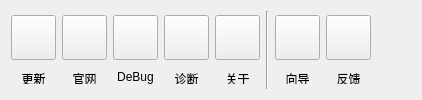
        <widget class="QWidget" name="tab_5">
         <attribute name="title">
          <string>帮助</string>
         </attribute>
         <layout class="QHBoxLayout" name="horizontalLayout_16">
          <item>
           <layout class="QHBoxLayout" name="horizontalLayout_15">
            <item>
             <layout class="QVBoxLayout" name="verticalLayout_61">
              <item>
               <widget class="QPushButton" name="uiCheckForUpdateAction">
                <property name="minimumSize">
                 <size>
                  <width>45</width>
                  <height>45</height>
                 </size>
                </property>
                <property name="maximumSize">
                 <size>
                  <width>45</width>
                  <height>45</height>
                 </size>
                </property>
                <property name="toolTip">
                 <string/>
                </property>
                <property name="statusTip">
                 <string>更新软件</string>
                </property>
                <property name="text">
                 <string/>
                </property>
                <property name="iconSize">
                 <size>
                  <width>40</width>
                  <height>40</height>
                 </size>
                </property>
               </widget>
              </item>
              <item>
               <widget class="QLabel" name="CheckForUpdateAction">
                <property name="minimumSize">
                 <size>
                  <width>45</width>
                  <height>14</height>
                 </size>
                </property>
                <property name="maximumSize">
                 <size>
                  <width>45</width>
                  <height>14</height>
                 </size>
                </property>
                <property name="text">
                 <string>&lt;html&gt;&lt;head/&gt;&lt;body&gt;&lt;p align=&quot;center&quot;&gt;更新&lt;/p&gt;&lt;/body&gt;&lt;/html&gt;</string>
                </property>
               </widget>
              </item>
             </layout>
            </item>
            <item>
             <layout class="QVBoxLayout" name="verticalLayout_45">
              <item>
               <widget class="QPushButton" name="uiOnlineHelpAction">
                <property name="minimumSize">
                 <size>
                  <width>45</width>
                  <height>45</height>
                 </size>
                </property>
                <property name="maximumSize">
                 <size>
                  <width>45</width>
                  <height>45</height>
                 </size>
                </property>
                <property name="toolTip">
                 <string/>
                </property>
                <property name="statusTip">
                 <string>显示官网</string>
                </property>
                <property name="text">
                 <string/>
                </property>
                <property name="iconSize">
                 <size>
                  <width>40</width>
                  <height>40</height>
                 </size>
                </property>
               </widget>
              </item>
              <item>
               <widget class="QLabel" name="OnlineHelpAction">
                <property name="minimumSize">
                 <size>
                  <width>45</width>
                  <height>14</height>
                 </size>
                </property>
                <property name="maximumSize">
                 <size>
                  <width>45</width>
                  <height>14</height>
                 </size>
                </property>
                <property name="text">
                 <string>&lt;html&gt;&lt;head/&gt;&lt;body&gt;&lt;p align=&quot;center&quot;&gt;官网&lt;/p&gt;&lt;/body&gt;&lt;/html&gt;</string>
                </property>
               </widget>
              </item>
             </layout>
            </item>
            <item>
             <layout class="QVBoxLayout" name="verticalLayout_60">
              <item>
               <widget class="QPushButton" name="uiExportDebugInformationAction">
                <property name="minimumSize">
                 <size>
                  <width>45</width>
                  <height>45</height>
                 </size>
                </property>
                <property name="maximumSize">
                 <size>
                  <width>45</width>
                  <height>45</height>
                 </size>
                </property>
                <property name="statusTip">
                 <string>输出DeBug信息</string>
                </property>
                <property name="text">
                 <string/>
                </property>
                <property name="iconSize">
                 <size>
                  <width>40</width>
                  <height>40</height>
                 </size>
                </property>
               </widget>
              </item>
              <item>
               <widget class="QLabel" name="ExportDebugInformationAction">
                <property name="minimumSize">
                 <size>
                  <width>45</width>
                  <height>14</height>
                 </size>
                </property>
                <property name="maximumSize">
                 <size>
                  <width>45</width>
                  <height>14</height>
                 </size>
                </property>
                <property name="toolTip">
                 <string/>
                </property>
                <property name="text">
                 <string>&lt;html&gt;&lt;head/&gt;&lt;body&gt;&lt;p align=&quot;center&quot;&gt;DeBug&lt;/p&gt;&lt;/body&gt;&lt;/html&gt;</string>
                </property>
               </widget>
              </item>
             </layout>
            </item>
            <item>
             <layout class="QVBoxLayout" name="verticalLayout_59">
              <item>
               <widget class="QPushButton" name="uiDoctorAction">
                <property name="minimumSize">
                 <size>
                  <width>45</width>
                  <height>45</height>
                 </size>
                </property>
                <property name="maximumSize">
                 <size>
                  <width>45</width>
                  <height>45</height>
                 </size>
                </property>
                <property name="toolTip">
                 <string/>
                </property>
                <property name="statusTip">
                 <string>显示诊断信息</string>
                </property>
                <property name="text">
                 <string/>
                </property>
                <property name="iconSize">
                 <size>
                  <width>40</width>
                  <height>40</height>
                 </size>
                </property>
               </widget>
              </item>
              <item>
               <widget class="QLabel" name="DoctorAction">
                <property name="minimumSize">
                 <size>
                  <width>45</width>
                  <height>14</height>
                 </size>
                </property>
                <property name="maximumSize">
                 <size>
                  <width>45</width>
                  <height>14</height>
                 </size>
                </property>
                <property name="text">
                 <string>&lt;html&gt;&lt;head/&gt;&lt;body&gt;&lt;p align=&quot;center&quot;&gt;诊断&lt;/p&gt;&lt;/body&gt;&lt;/html&gt;</string>
                </property>
               </widget>
              </item>
             </layout>
            </item>
            <item>
             <layout class="QVBoxLayout" name="verticalLayout_46">
              <item>
               <widget class="QPushButton" name="uiAboutAction">
                <property name="minimumSize">
                 <size>
                  <width>45</width>
                  <height>45</height>
                 </size>
                </property>
                <property name="maximumSize">
                 <size>
                  <width>45</width>
                  <height>45</height>
                 </size>
                </property>
                <property name="toolTip">
                 <string/>
                </property>
                <property name="statusTip">
                 <string>关于我们</string>
                </property>
                <property name="text">
                 <string/>
                </property>
                <property name="iconSize">
                 <size>
                  <width>40</width>
                  <height>40</height>
                 </size>
                </property>
               </widget>
              </item>
              <item>
               <widget class="QLabel" name="AboutAction">
                <property name="minimumSize">
                 <size>
                  <width>45</width>
                  <height>14</height>
                 </size>
                </property>
                <property name="maximumSize">
                 <size>
                  <width>45</width>
                  <height>14</height>
                 </size>
                </property>
                <property name="text">
                 <string>&lt;html&gt;&lt;head/&gt;&lt;body&gt;&lt;p align=&quot;center&quot;&gt;关于&lt;/p&gt;&lt;/body&gt;&lt;/html&gt;</string>
                </property>
               </widget>
              </item>
             </layout>
            </item>
            <item>
             <widget class="Line" name="line_11">
              <property name="orientation">
               <enum>Qt::Vertical</enum>
              </property>
             </widget>
            </item>
            <item>
             <layout class="QVBoxLayout" name="verticalLayout_71">
              <item>
               <widget class="QPushButton" name="uiGuideAction">
                <property name="minimumSize">
                 <size>
                  <width>45</width>
                  <height>45</height>
                 </size>
                </property>
                <property name="maximumSize">
                 <size>
                  <width>45</width>
                  <height>45</height>
                 </size>
                </property>
                <property name="toolTip">
                 <string/>
                </property>
                <property name="statusTip">
                 <string>医院信息系统导入向导</string>
                </property>
                <property name="text">
                 <string/>
                </property>
                <property name="iconSize">
                 <size>
                  <width>40</width>
                  <height>40</height>
                 </size>
                </property>
               </widget>
              </item>
              <item>
               <widget class="QLabel" name="GuideAction">
                <property name="minimumSize">
                 <size>
                  <width>45</width>
                  <height>14</height>
                 </size>
                </property>
                <property name="maximumSize">
                 <size>
                  <width>45</width>
                  <height>14</height>
                 </size>
                </property>
                <property name="text">
                 <string>&lt;html&gt;&lt;head/&gt;&lt;body&gt;&lt;p align=&quot;center&quot;&gt;向导&lt;/p&gt;&lt;/body&gt;&lt;/html&gt;</string>
                </property>
               </widget>
              </item>
             </layout>
            </item>
            <item>
             <layout class="QVBoxLayout" name="verticalLayout_62">
              <item>
               <widget class="QPushButton" name="uiFeedbackAction">
                <property name="minimumSize">
                 <size>
                  <width>45</width>
                  <height>45</height>
                 </size>
                </property>
                <property name="maximumSize">
                 <size>
                  <width>45</width>
                  <height>45</height>
                 </size>
                </property>
                <property name="toolTip">
                 <string/>
                </property>
                <property name="statusTip">
                 <string>意见反馈</string>
                </property>
                <property name="text">
                 <string/>
                </property>
                <property name="iconSize">
                 <size>
                  <width>40</width>
                  <height>40</height>
                 </size>
                </property>
               </widget>
              </item>
              <item>
               <widget class="QLabel" name="FeedbackAction">
                <property name="minimumSize">
                 <size>
                  <width>45</width>
                  <height>14</height>
                 </size>
                </property>
                <property name="maximumSize">
                 <size>
                  <width>45</width>
                  <height>14</height>
                 </size>
                </property>
                <property name="text">
                 <string>&lt;html&gt;&lt;head/&gt;&lt;body&gt;&lt;p align=&quot;center&quot;&gt;反馈&lt;/p&gt;&lt;/body&gt;&lt;/html&gt;</string>
                </property>
               </widget>
              </item>
             </layout>
            </item>
            <item>
             <spacer name="horizontalSpacer_7">
              <property name="orientation">
               <enum>Qt::Horizontal</enum>
              </property>
              <property name="sizeHint" stdset="0">
               <size>
                <width>40</width>
                <height>20</height>
               </size>
              </property>
             </spacer>
            </item>
           </layout>
          </item>
         </layout>
        </widget>
